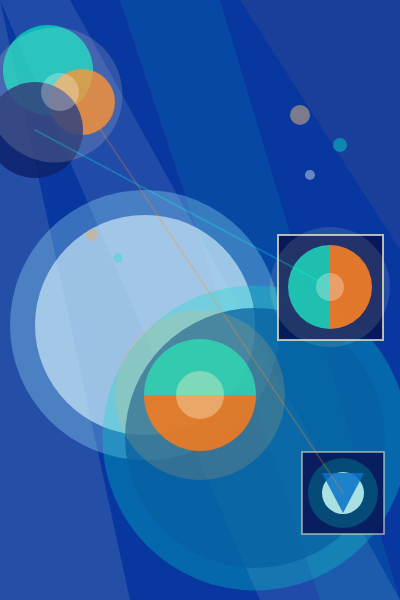
Frame 1 (no input)
Frame 60 (no input): identical to frame 1, image omitted
Frame 120 (the mouse pressed at the canvas centre since frame 60): identical to frame 1, image omitted

The p5.js sketch that drew this single still picture (run headless with seeded random() and noise() and a simulated clock; from frame 60 on, the mouse is pressed at the canvas centre):

// p5.js sketch
// ── sketch.js
function setup() {
  createCanvas(400, 600);
}
function draw() {
  background(8, 55, 160);
  // 1. 바다를 상징하는 배경
  noStroke();
  fill(255, 255, 220, 30);
  triangle(0, 0, 130, 600, 0, 600);
  fill(255, 255, 255, 25);
  quad(0, 0, 260, 600, 400, 600, 70, 0);
  fill(0, 255, 220, 22);
  quad(120, 0, 320, 600, 400, 600, 220, 0);
  fill(255, 170, 70, 18);
  triangle(400, 0, 400, 250, 240, 0);
  // 2. 햇빛이 인해 바다에 비치는 모습
  noStroke();
  fill(0, 210, 190, 210);
  ellipse(48, 70, 90, 90);
  fill(255, 130, 20, 200);
  ellipse(82, 102, 66, 66);
  fill(15, 35, 110, 220);
  ellipse(35, 130, 96, 96);
  fill(255, 255, 255, 70);
  ellipse(60, 92, 38, 38);
  fill(255, 240, 210, 40);
  ellipse(55, 95, 135, 135);
  // 3. 바다의 물고기들
  fill(255, 255, 255, 150);
  ellipse(145, 325, 220, 220);
  fill(160, 235, 255, 80);
  ellipse(145, 325, 270, 270);
  fill(10, 45, 145, 190);
  ellipse(255, 438, 260, 260);
  fill(0, 220, 200, 75);
  ellipse(255, 438, 305, 305);
  fill(255, 110, 10, 210);
  arc(200, 395, 112, 112, 0, PI);
  fill(0, 235, 205, 190);
  arc(200, 395, 112, 112, PI, TWO_PI);
  fill(255, 250, 230, 95);
  ellipse(200, 395, 48, 48);
  fill(255, 180, 80, 45);
  ellipse(200, 395, 170, 170);
  // 4.인공적이고 차가운 느낌을 주는 도형. 바다의 쓰레기를 상징
  stroke(255, 245, 210, 180);
  strokeWeight(2);
  fill(6, 22, 85, 235);
  rect(278, 235, 105, 105);
  noStroke();
  fill(0, 210, 185, 220);
  arc(330, 287, 84, 84, HALF_PI, PI + HALF_PI);
  fill(255, 115, 10, 220);
  arc(330, 287, 84, 84, PI + HALF_PI, HALF_PI);
  fill(255, 255, 255, 75);
  ellipse(330, 287, 28, 28);
  fill(255, 240, 210, 30);
  ellipse(330, 287, 120, 120);
  stroke(255, 245, 210, 160);
  strokeWeight(1.5);
  fill(8, 24, 90, 235);
  rect(302, 452, 82, 82);
  noStroke();
  fill(255, 255, 255, 220);
  ellipse(343, 493, 42, 42);
  fill(10, 80, 200, 220);
  triangle(322, 473, 364, 473, 343, 513);
  fill(0, 220, 200, 60);
  ellipse(343, 493, 70, 70);
  // 5. 물방울
  noStroke();
  fill(255, 200, 120, 120);
  ellipse(300, 115, 20, 20);
  fill(0, 230, 210, 110);
  ellipse(340, 145, 14, 14);
  fill(255, 255, 255, 100);
  ellipse(310, 175, 10, 10);
  fill(255, 170, 60, 95);
  ellipse(92, 235, 12, 12);
  fill(0, 230, 210, 90);
  ellipse(118, 258, 9, 9);
  // 6. 바다에서 보이는 햇빛
  stroke(0, 255, 220, 70);
  line(35, 130, 330, 287);
  stroke(255, 140, 40, 70);
  line(82, 102, 343, 493);
}
